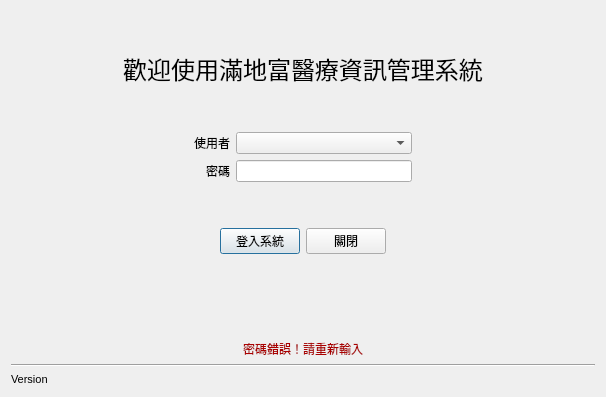
<?xml version="1.0" encoding="UTF-8"?>
<ui version="4.0">
 <class>Dialog_login</class>
 <widget class="QDialog" name="Dialog_login">
  <property name="windowModality">
   <enum>Qt::NonModal</enum>
  </property>
  <property name="geometry">
   <rect>
    <x>0</x>
    <y>0</y>
    <width>606</width>
    <height>397</height>
   </rect>
  </property>
  <property name="focusPolicy">
   <enum>Qt::NoFocus</enum>
  </property>
  <property name="windowTitle">
   <string>系統登入</string>
  </property>
  <property name="modal">
   <bool>false</bool>
  </property>
  <layout class="QVBoxLayout" name="verticalLayout">
   <item>
    <layout class="QGridLayout" name="gridLayout">
     <item row="5" column="2">
      <spacer name="verticalSpacer_2">
       <property name="orientation">
        <enum>Qt::Vertical</enum>
       </property>
       <property name="sizeHint" stdset="0">
        <size>
         <width>20</width>
         <height>40</height>
        </size>
       </property>
      </spacer>
     </item>
     <item row="1" column="0" colspan="4">
      <widget class="QLabel" name="label_system_title">
       <property name="font">
        <font>
         <pointsize>14</pointsize>
         <weight>50</weight>
         <bold>false</bold>
        </font>
       </property>
       <property name="frameShadow">
        <enum>QFrame::Plain</enum>
       </property>
       <property name="text">
        <string>&lt;html&gt;&lt;head/&gt;&lt;body&gt;&lt;p&gt;&lt;span style=&quot; font-size:18pt;&quot;&gt;歡迎使用滿地富醫療資訊管理系統&lt;/span&gt;&lt;/p&gt;&lt;/body&gt;&lt;/html&gt;</string>
       </property>
       <property name="alignment">
        <set>Qt::AlignCenter</set>
       </property>
      </widget>
     </item>
     <item row="3" column="1">
      <widget class="QLabel" name="label_user_name">
       <property name="text">
        <string>使用者</string>
       </property>
       <property name="alignment">
        <set>Qt::AlignRight|Qt::AlignTrailing|Qt::AlignVCenter</set>
       </property>
      </widget>
     </item>
     <item row="4" column="2">
      <widget class="QLineEdit" name="lineEdit_password">
       <property name="echoMode">
        <enum>QLineEdit::Password</enum>
       </property>
      </widget>
     </item>
     <item row="4" column="1">
      <widget class="QLabel" name="label_password">
       <property name="text">
        <string>密碼</string>
       </property>
       <property name="alignment">
        <set>Qt::AlignRight|Qt::AlignTrailing|Qt::AlignVCenter</set>
       </property>
      </widget>
     </item>
     <item row="2" column="2">
      <spacer name="verticalSpacer">
       <property name="orientation">
        <enum>Qt::Vertical</enum>
       </property>
       <property name="sizeType">
        <enum>QSizePolicy::Fixed</enum>
       </property>
       <property name="sizeHint" stdset="0">
        <size>
         <width>20</width>
         <height>40</height>
        </size>
       </property>
      </spacer>
     </item>
     <item row="3" column="0">
      <spacer name="horizontalSpacer">
       <property name="orientation">
        <enum>Qt::Horizontal</enum>
       </property>
       <property name="sizeHint" stdset="0">
        <size>
         <width>40</width>
         <height>20</height>
        </size>
       </property>
      </spacer>
     </item>
     <item row="3" column="3">
      <spacer name="horizontalSpacer_2">
       <property name="orientation">
        <enum>Qt::Horizontal</enum>
       </property>
       <property name="sizeHint" stdset="0">
        <size>
         <width>40</width>
         <height>20</height>
        </size>
       </property>
      </spacer>
     </item>
     <item row="3" column="2">
      <widget class="QComboBox" name="comboBox_user_name"/>
     </item>
     <item row="0" column="0">
      <spacer name="verticalSpacer_3">
       <property name="orientation">
        <enum>Qt::Vertical</enum>
       </property>
       <property name="sizeHint" stdset="0">
        <size>
         <width>20</width>
         <height>40</height>
        </size>
       </property>
      </spacer>
     </item>
    </layout>
   </item>
   <item>
    <layout class="QHBoxLayout" name="horizontalLayout">
     <item>
      <spacer name="horizontalSpacer_3">
       <property name="orientation">
        <enum>Qt::Horizontal</enum>
       </property>
       <property name="sizeHint" stdset="0">
        <size>
         <width>40</width>
         <height>20</height>
        </size>
       </property>
      </spacer>
     </item>
     <item>
      <widget class="QPushButton" name="pushButton_login">
       <property name="text">
        <string>登入系統</string>
       </property>
       <property name="icon">
        <iconset>
         <normaloff>../icons/dialog-ok.svg</normaloff>../icons/dialog-ok.svg</iconset>
       </property>
      </widget>
     </item>
     <item>
      <widget class="QPushButton" name="pushButton_close">
       <property name="text">
        <string>關閉</string>
       </property>
       <property name="icon">
        <iconset>
         <normaloff>../icons/dialog-close.svg</normaloff>../icons/dialog-close.svg</iconset>
       </property>
      </widget>
     </item>
     <item>
      <spacer name="horizontalSpacer_4">
       <property name="orientation">
        <enum>Qt::Horizontal</enum>
       </property>
       <property name="sizeHint" stdset="0">
        <size>
         <width>40</width>
         <height>20</height>
        </size>
       </property>
      </spacer>
     </item>
    </layout>
   </item>
   <item>
    <spacer name="verticalSpacer_4">
     <property name="orientation">
      <enum>Qt::Vertical</enum>
     </property>
     <property name="sizeHint" stdset="0">
      <size>
       <width>20</width>
       <height>40</height>
      </size>
     </property>
    </spacer>
   </item>
   <item>
    <widget class="QLabel" name="label_login_error">
     <property name="frameShadow">
      <enum>QFrame::Plain</enum>
     </property>
     <property name="text">
      <string>&lt;html&gt;&lt;head/&gt;&lt;body&gt;&lt;p&gt;&lt;span style=&quot; color:#aa0000;&quot;&gt;密碼錯誤！請重新輸入&lt;/span&gt;&lt;/p&gt;&lt;/body&gt;&lt;/html&gt;</string>
     </property>
     <property name="alignment">
      <set>Qt::AlignCenter</set>
     </property>
    </widget>
   </item>
   <item>
    <widget class="Line" name="line">
     <property name="orientation">
      <enum>Qt::Horizontal</enum>
     </property>
    </widget>
   </item>
   <item>
    <layout class="QHBoxLayout" name="horizontalLayout_2">
     <item>
      <widget class="QLabel" name="label_version">
       <property name="text">
        <string>&lt;html&gt;&lt;head/&gt;&lt;body&gt;&lt;p&gt;&lt;span style=&quot; font-size:8pt;&quot;&gt;Version&lt;/span&gt;&lt;/p&gt;&lt;/body&gt;&lt;/html&gt;</string>
       </property>
      </widget>
     </item>
    </layout>
   </item>
  </layout>
 </widget>
 <resources/>
 <connections/>
</ui>
